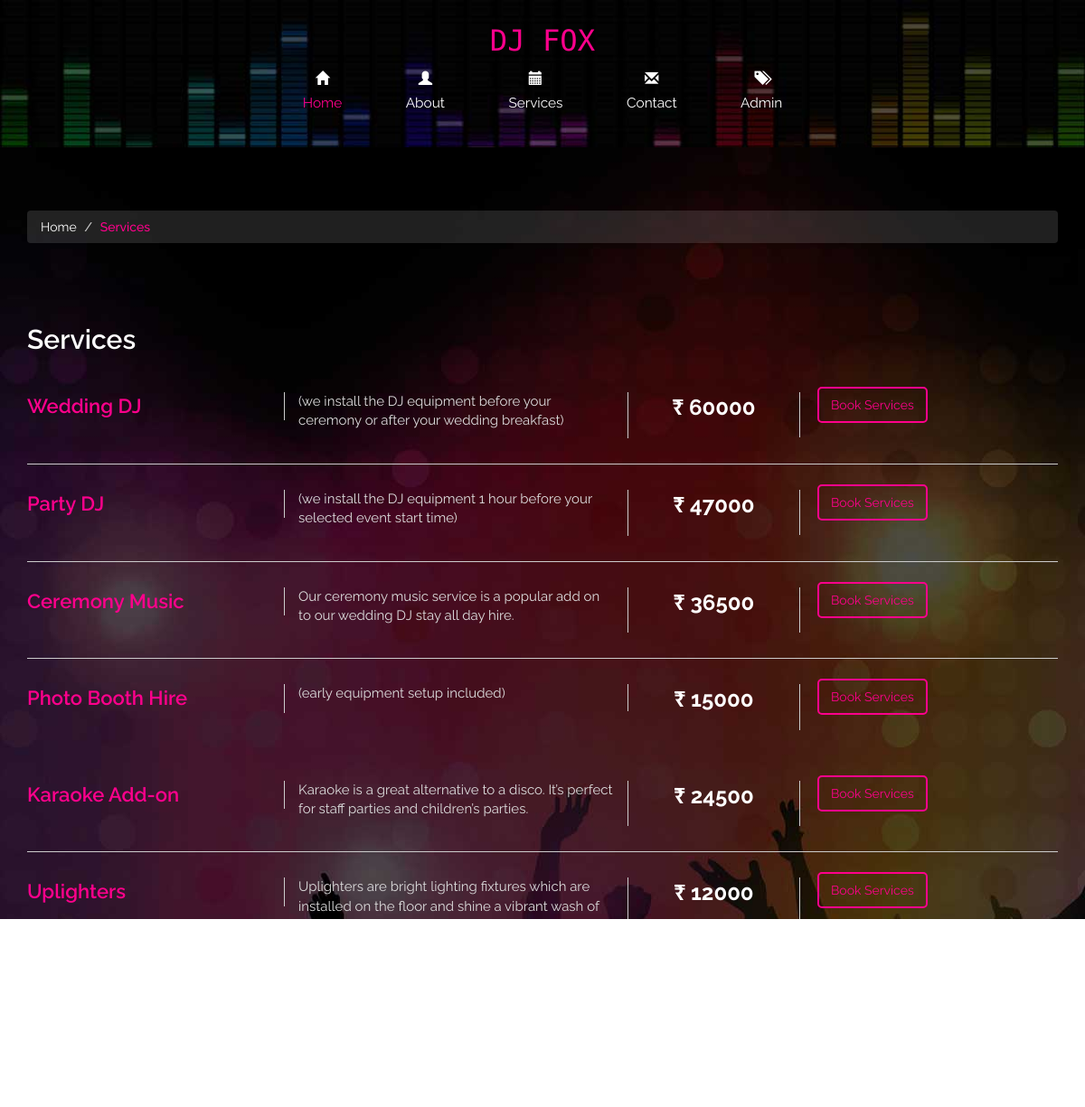
Page /odms/services.php on the committed database.
### tables this page shows
CREATE TABLE `tblservice` (
  `ID` int(10) NOT NULL,
  `ServiceName` varchar(200) DEFAULT NULL,
  `SerDes` varchar(250) NOT NULL,
  `ServicePrice` varchar(200) DEFAULT NULL,
  `CreationDate` timestamp NULL DEFAULT current_timestamp()
);

### odms/services.php (the view, shortened to what this page needs)
<!DOCTYPE html>
<html>
<head>
<link href="css/bootstrap.css" rel='stylesheet' type='text/css' />
<link rel="stylesheet" href="css/touchTouch.css" type="text/css" media="all" />
<link href="css/style.css" rel="stylesheet" type="text/css" media="all" />
		<link rel="stylesheet" type="text/css" href="css/jquery.fancybox.css" media="screen" />
</head>
<body>
<?php include_once('includes/header.php');?>
<div class="event content">
	 <div class="container">
		 <ol class="breadcrumb">
		  <li><a href="index.php">Home</a></li>
		  <li class="active">Services</li>
		 </ol>
		 <h2>Services</h2>
		 <div class="event-main">
		 	<?php
$sql="SELECT * from tblservice";
$query = $dbh -> prepare($sql);
$query->execute();
$results=$query->fetchAll(PDO::FETCH_OBJ);
$cnt=1;
if($query->rowCount() > 0)
{
foreach($results as $row)
{               ?>
			 <div class="event-grids">
					<div class="col-md-3 event-grid">
						<ul>
							<li class="hedding"><?php  echo htmlentities($row->ServiceName);?></li>
						</ul>
					</div>
					<div class="col-md-4 event-grid small-text">
						<p><?php  echo htmlentities($row->SerDes);?></p>
					</div>
					<div class="col-md-2 event-grid large-text">
						<p class="text">₹ <?php  echo htmlentities($row->ServicePrice);?> </p>
					</div>
					<div class="col-md-3 event-grid text-button">
						<ul>
							<li class="button yellow"><a href="book-services.php?bookid=<?php echo $row->ID;?>">Book Services</a></li>
						</ul>
					</div>
					<div class="clearfix"> </div>
			  </div>
			  <?php $cnt=$cnt+1;}} ?>
		 </div>
		 <?php include_once('includes/footer.php');?>
	 </div>
</div>
</body>
</html>

### odms/includes/header.php (shortened to what this page needs)
<div class="header">
     <div class="container">
         <div class="logo">
             <a href="index.php"><h1>DJ FOX</h1></a>
         </div>
         <div class="top-menu">
             <ul>
             <li class="active"><a href="index.php"><span class="glyphicon glyphicon-home" aria-hidden="true"></span>Home</a></li>
             <li><a href="about.php"><span class="glyphicon glyphicon-user" aria-hidden="true"></span>About</a></li>
             <li><a href="services.php"><span class="glyphicon glyphicon-calendar" aria-hidden="true"></span>Services</a></li>
             <li><a href="contact.php"><span class="glyphicon glyphicon-envelope" aria-hidden="true"></span>Contact</a></li>
             <li><a href="admin/login.php"><span class="glyphicon glyphicon-tags" aria-hidden="true"></span>Admin</a></li>
             </ul>
         </div>
     </div>
</div>

### odms/includes/footer.php
 <div class="footer">
     <div class="container">
         <div class="strp">
             <img src="images/ftr.png" alt=""/>
</div>
         <div class="social-icons">
              <a href="#"><i class="twitter"></i></a>
              <a href="#"><i class="facebook"></i></a>
             <a href="#"><i class="flicker"></i></a>
             <a href="#"><i class="wifi"></i></a>
         </div>
         <div class="clearfix"></div>
     </div>
     </div>

### odms/css/style.css (style rules this page uses)
body { margin:0; padding:0; font-family: 'Raleway', sans-serif; }
body a { transition:0.5s all; -webkit-transition:0.5s all; -moz-transition:0.5s all; -o-transition:0.5s all; -ms-transition:0.5s all; }
h1,h2,h3,h4,h5,h6 { margin:0; }
p { margin:0; }
ul { margin:0; padding:0; }
.header { background:url(../images/hdr.jpg) no-repeat; background-size:cover; text-align:center; padding:2em 0; min-height:150px; }
.logo a h1 { color:#FF008C; font-family: 'Monoton', cursive; font-size:2.3em; display:inline-block; text-decoration:none; }
.top-menu ul li { display:inline-block; margin-top:1em; }
.top-menu ul li a { font-size:1.1em; display:block; padding:10px 18px; margin:0 1em; color:#fff; text-decoration:none; }
.top-menu ul li.active a,.top-menu ul li a:hover { color:#FF008C; }
.glyphicon { top: -8px; display: block; }
.glyphicon-user:before,.glyphicon-envelope:before,.glyphicon-home:before,.glyphicon-calendar:before,.glyphicon-tags:before { color:#fff; }
.content { background:url(../images/main.jpg); padding:5em 0 3em 0; }
.footer { padding-top: 5em; }
.strp { position:absolute; bottom: 65px; left: 21%; }
.footer { position:relative; }
.social-icons { float:right; }
.social-icons i { width: 35px; height: 35px; background: url('../images/icons.png') no-repeat 0px 0px; display: inline-block; margin: 0 3px; }
a i.twitter { background-position: 0px 0px; }
a i.facebook { background-position: -48px 0px; }
a i.flicker { background-position: -90px 0px; }
a i.wifi { background-position: -136px 0px; }
.breadcrumb { background-color: rgba(245, 245, 245, 0.13); }
.breadcrumb li a { color:#fff; }
.breadcrumb li.active { color:#FF008C; font-size:1em; font-weight:500; }
.event h2 { color: #fff; font-weight: 600; margin-top: 3em; }
.event-main { margin-top:1em; }
.event-grid ul { padding:0; margin:0; }
.event-grid ul { float: right; }
.event-grid ul li { display:inline-block; }
.event-grid ul li.hedding { color: #FF008C; font-size: 22px; font-weight: 600; }
.event-grid { border-right: 1px solid #CCCCCC; padding: 0; }
.small-text { padding:0px 15px 8px 15px; }
.small-text p { color: #DDD; font-size: 15px; }
.large-text { color: #fff; font-size: 24px; font-weight: 700; text-align: center; padding: 0 0 16px 0; }
.event-grid.text-button { border-right: none; padding:4px 0px 12px 19px }
.event-grid ul { padding:0; margin:0; float: none; }
.yellow { margin: 0; }
.event-grid ul li.yellow a { padding: 10px 13px; background: transparent; font-size: 14px; border-radius: 5px; -webkit-border-radius: 5px; -moz-border-radius: 5px; -o-border-radius: 5px; -ms-border-radius: 5px; border:2px solid #FF008C; color: #FF008C; }
.event-grids { border-bottom: 1px solid #CCCCCC; padding: 2em 0; }
.event-grids:nth-child(4) { border:none; }

### rows in the picture
tblservice: ServiceName "Wedding DJ", SerDes "(we install the DJ equipment before your ceremony or after your wedding breakfast)", ServicePrice "60000"
tblservice: ServiceName "Party DJ", SerDes "(we install the DJ equipment 1 hour before your selected event start time)", ServicePrice "47000"
tblservice: ServiceName "Ceremony Music", SerDes "Our ceremony music service is a popular add on to our wedding DJ stay all day hire.", ServicePrice "36500"
tblservice: ServiceName "Photo Booth Hire", SerDes "(early equipment setup included)", ServicePrice "15000"
tblservice: ServiceName "Karaoke Add-on", SerDes "Karaoke is a great alternative to a disco. It’s perfect for staff parties and children’s parties.", ServicePrice "24500"
tblservice: ServiceName "Uplighters", SerDes "Uplighters are bright lighting fixtures which are installed on the floor and shine a vibrant wash of colour over the walls of your venue", ServicePrice "12000"
